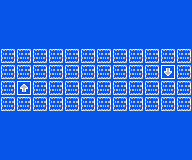

The image is a tile-based game level rendered from a .tmx file. Its description and complete source (layers, tilesets, objects, tile grids) follow:
An orthogonal 12x10 tile map with 16x16 px tiles, 1 tile layer (Tile Layer 1).

<map version="1.5" tiledversion="1.7.2" orientation="orthogonal" renderorder="right-down" width="12" height="10" tilewidth="16" tileheight="16" infinite="0" nextlayerid="2" nextobjectid="1">
 <tileset firstgid="1" source="metatiles.tsx" />
 <layer id="1" name="Tile Layer 1" width="12" height="10">
  <data encoding="csv">
1,1,1,1,1,1,1,1,1,1,1,1,
1,1,1,1,1,1,1,1,1,1,1,1,
1,1,1,1,1,1,1,1,1,1,1,1,
2,2,2,2,2,2,2,2,2,2,2,2,
2,2,2,2,2,2,2,2,2,2,3,2,
2,4,2,2,2,2,2,2,2,2,2,2,
2,2,2,2,2,2,2,2,2,2,2,2,
1,1,1,1,1,1,1,1,1,1,1,1,
1,1,1,1,1,1,1,1,1,1,1,1,
1,1,1,1,1,1,1,1,1,1,1,1
</data>
 </layer>
</map>